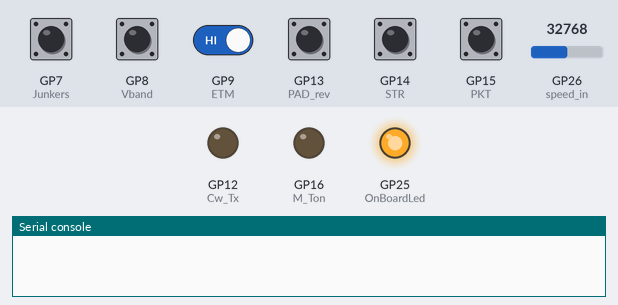
The program below on a simulated Raspberry Pi Pico running CircuitPython. Shown: output pins drawn as LEDs (lit = HIGH), the last lines printed to the serial console. Dashed ring = blinking. Inputs (shaded band) come from the test bench; at power-on: GP7 (Junkers), GP8 (Vband), GP9 (ETM), GP13 (PAD_rev), GP14 (STR), GP15 (PKT) HIGH, GP26 (speed_in) = 32768 (analog values on the 0–65535 scale). USB keyboard and mouse output is not drawn.

Above: at 3.7 s.
3.8 s: GP14 (STR) pulled LOW for 0.15 s
At 5.2 s:
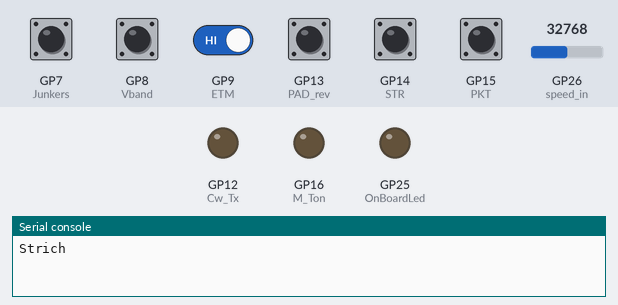
5.6 s: GP15 (PKT) pulled LOW for 1 s
At 5.95 s:
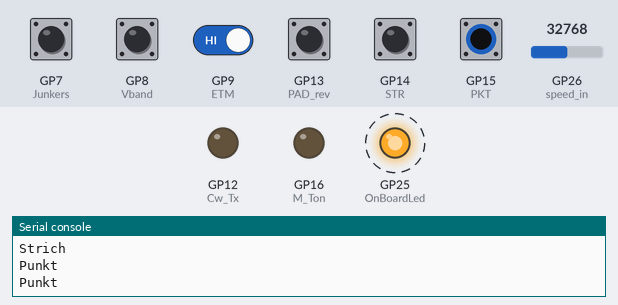
8.1 s: GP9 (ETM) driven LOW and GP14 (STR) driven LOW
At 8.25 s:
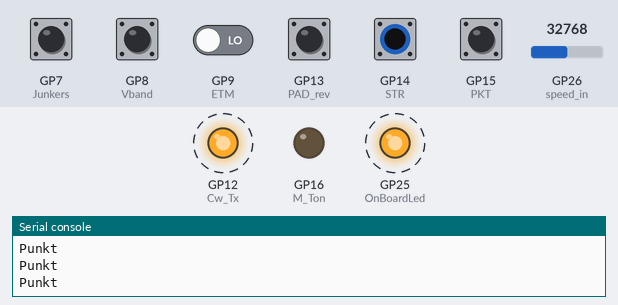
11.1 s: GP26 (speed_in) set to 19660
At 11.45 s:
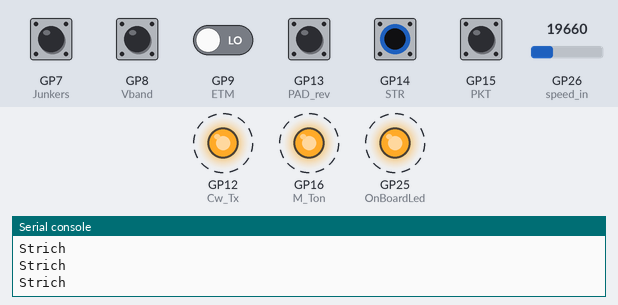
14.1 s: GP7 (Junkers) pulled LOW for 1 s
16.6 s: GP15 (PKT) pulled LOW for 0.15 s
At 17.2 s:
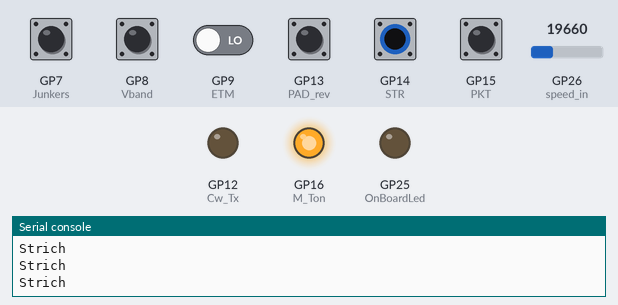
Timing chart, 0 to 19.2 s (numbered marks = the images above; inputs shaded):
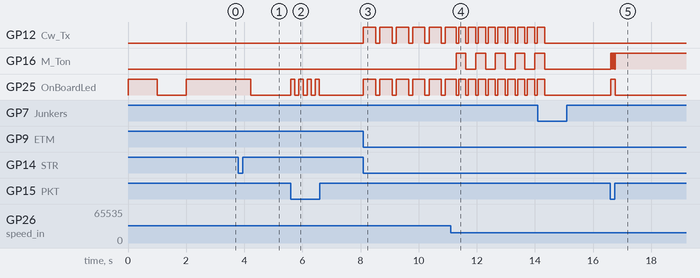

Measured:
- after the input at 3.8 s, GP25 (OnBoardLed): HIGH → LOW after 0.42 s
- after the input at 5.6 s, GP25 (OnBoardLed): alternates HIGH for 0.14 s and LOW for 0.14 s, 8 changes in all, then stays LOW, starting at once
- after the input at 8.1 s, GP12 (Cw_Tx), GP25 (OnBoardLed): alternates HIGH for 0.42 s and LOW for 0.14 s, starting at once
- after the input at 11.1 s, GP12 (Cw_Tx), GP25 (OnBoardLed): alternates HIGH for 0.25 s and LOW for 0.08 s, starting after 0.19 s
- after the input at 16.6 s, GP16 (M_Ton): alternates HIGH for 0.01 s and LOW for 0.01 s, 17 changes in all, then stays HIGH, starting at once; GP25 (OnBoardLed): LOW → HIGH at once, → LOW 0.16 s later
- by itself, GP16 (M_Ton): alternates HIGH for 0.34 s and LOW for 0.34 s

The program:

PiPicoKeyer.py
```python
# PICO-Keyer zum Ansteuern der Fernsteuersoftware für IC705
#  DL1YAR November/Dezember 2022
# circuitpython-raspberry_pi_pico-de_DE-8.0.0-alpha.1.uf2
# Punktspeicher hinzugefügt Dezember 2022
# klassische ETM 6.1.2023
# Vband-Keyer 10.1.2023
# Revers-Paddle ohne Speicher 12.1.2 es  te st 023 auswahl am Jumper GPIO15
# Junkers-Mode am 13.1.23 = Junker meets Internett
#
#  cir_CwKeyer_HID-PKTsp_Multi.py
# test 5


import board
import digitalio
import time
import usb_hid
import analogio

from analogio import AnalogIn
from adafruit_hid.keyboard import Keyboard
from adafruit_hid.keycode import Keycode

from adafruit_hid.keyboard_layout_us import KeyboardLayoutUS

kbd = Keyboard(usb_hid.devices)

# Anschlüsse
PKT = digitalio.DigitalInOut(board.GP15)  # Paddle Spitze
PKT.switch_to_input(pull=digitalio.Pull.UP)

STR = digitalio.DigitalInOut(board.GP14)  # Paddle Ring
STR.switch_to_input(pull=digitalio.Pull.UP)

PAD_rev = digitalio.DigitalInOut(board.GP13)  # Punkt-Strich tauschen
PAD_rev.switch_to_input(pull=digitalio.Pull.UP)

ETM = digitalio.DigitalInOut(board.GP9)  # Klassische SquezzeTaste
ETM.switch_to_input(pull=digitalio.Pull.UP)

Vband = digitalio.DigitalInOut(board.GP8)    # Klassische SquezzeTaste
Vband.switch_to_input(pull=digitalio.Pull.UP) # im viruellen InternettQSO

Junkers = digitalio.DigitalInOut(board.GP7)    # Klassische Junkerstaste
Junkers.switch_to_input(pull=digitalio.Pull.UP) # im viruellen InternettQSO

OnBoardLed = digitalio.DigitalInOut(board.LED) # onboard zum testenCw zum OnBoardLed
OnBoardLed.direction = digitalio.Direction.OUTPUT # onboard zum testenCw zum OnBoardLed

Cw_Tx =digitalio.DigitalInOut(board.GP12)  #Transceiver
Cw_Tx.direction = digitalio.Direction.OUTPUT #

M_Ton = digitalio.DigitalInOut(board.GP16) # Mithoertonausgang
M_Ton.direction = digitalio.Direction.OUTPUT

speed_in = AnalogIn(board.A0)

n_cw = 0  #eventuell aendern
CW   = 1  #eventuell aendern
PKT_m = 1 #Punktmerker
STR_m = 1 #Strichmerker
Z_z   = 0 #Zeichenzaehler
Cod   = 0xff #Codemuster
Zp_a   = 0   #Pausenzaehler
speed = 22
SPACE = 0
M_Ton_m = 0 #Merker Mithoerton
M_Ton_d = 0 #Dummy Mithöerton
Ton = 0


def Woab(): #Wortabstand
    global Zp_a,SPACE
    Pause()
    Zp_a +=1
    if (Zp_a >7):
        #print('  ')
        kbd.send(Keycode.SPACE)
        SPACE = 0
        Zp_a =0

def Bu_a(): #Buchstabenerkennung
    global Z_z,Cod,Pkt_m,Zp_a
    Pause()
    Zp_a = Zp_a +1
    #print('*Code ', Cod,' Zeich ',Z_z,' Zp ', Zp_a,)
    if Zp_a == 3:
        Cod =(Cod &0xFF)        #Begrenzung auf 8Bit
        #print('Bin ', bin(Cod)) #Begrenzung auf 8Bit
        #print('Code ', Cod,' Zeich ',Z_z,' Zp ', Zp_a,)
        if (Cod == 2 ) and (Z_z == 2 ):
            #print('A')
            kbd.send(Keycode.A)
        elif (Cod == 1) and (Z_z == 4 ):
            #print('B')
            kbd.send(Keycode.B)
        elif (Cod == 5) and (Z_z == 4 ):
            #print('C')
            kbd.send(Keycode.C)
        elif (Cod == 1) and (Z_z == 3 ):
            #print('D')
            kbd.send(Keycode.D)
        elif (Cod == 0) and (Z_z == 1 ):
            #print('E')
            kbd.send(Keycode.E)
        elif (Cod == 4) and (Z_z == 4 ):
            #print('F')
            kbd.send(Keycode.F)
        elif (Cod == 3) and (Z_z == 3 ):
            #print('G')
            kbd.send(Keycode.G)
        elif (Cod == 0) and (Z_z == 4 ):
            #print('H')
            kbd.send(Keycode.H)
        elif (Cod == 0) and (Z_z == 2 ):
            #print('I')
            kbd.send(Keycode.I)
        elif (Cod == 14) and (Z_z == 4 ):
            #print('J')
            kbd.send(Keycode.J)
        elif (Cod == 5) and (Z_z == 3 ):
            #print('K')
            kbd.send(Keycode.K)
        elif (Cod == 2) and (Z_z == 4 ):
            #print('L')
            kbd.send(Keycode.L)
        elif (Cod == 3) and (Z_z == 2 ):
            #print('M')
            kbd.send(Keycode.M)
        elif (Cod == 1) and (Z_z == 2 ):
            #print('N')
            kbd.send(Keycode.N)
        elif (Cod == 7) and (Z_z == 3 ):
            #print('O')
            kbd.send(Keycode.O)
        elif (Cod == 6) and (Z_z == 4 ):
            #print('P')
            kbd.send(Keycode.P)
        elif (Cod == 11) and (Z_z == 4 ):
            #print('Q')
            kbd.send(Keycode.Q)
        elif (Cod == 2) and (Z_z == 3 ):
            #print('R')
            kbd.send(Keycode.R)
        elif (Cod == 0) and (Z_z == 3 ):
            #print('S')
            kbd.send(Keycode.S)
        elif (Cod == 1) and (Z_z == 1 ):
            #print('T')
            kbd.send(Keycode.T)
        elif (Cod == 4) and (Z_z == 3 ):
            #print('U')
            kbd.send(Keycode.U)
        elif (Cod == 8) and (Z_z == 4 ):
            #print('V')
            kbd.send(Keycode.V)
        elif (Cod == 6) and (Z_z == 3 ):
            #print('W')
            kbd.send(Keycode.W)
        elif (Cod == 9) and (Z_z == 4 ):
            #print('X')
            kbd.send(Keycode.X)
        elif (Cod == 13) and (Z_z == 4 ):
            #print('Y')
            kbd.send(Keycode.Z)
        elif (Cod == 3) and (Z_z == 4 ):
            #print('Z')
            kbd.send(Keycode.Y)
        elif (Cod == 30) and (Z_z == 5 ):
            #print('1')
            kbd.send(Keycode.ONE)
        elif (Cod == 28) and (Z_z == 5 ):
            #print('2')
            kbd.send(Keycode.TWO)
        elif (Cod == 24) and (Z_z == 5 ):
            #print('3')
            kbd.send(Keycode.THREE)
        elif (Cod == 16) and (Z_z == 5 ):
            #print('4')
            kbd.send(Keycode.FOUR)
        elif (Cod == 0) and (Z_z == 5 ):
            #print('5')
            kbd.send(Keycode.FIVE)
        elif (Cod == 1) and (Z_z == 5 ):
            #print('6')
            kbd.send(Keycode.SIX)
        elif (Cod == 3) and (Z_z == 5 ):#
            #print('7')
            kbd.send(Keycode.SEVEN)
        elif (Cod == 7) and (Z_z == 5 ):#
            #print('8')
            kbd.send(Keycode.EIGHT)
        elif (Cod == 15) and (Z_z == 5 ):#
            #print('9')
            kbd.send(Keycode.NINE)
        elif (Cod == 31) and (Z_z == 5 ):
            #print('0')
            kbd.send(Keycode.ZERO)
        elif (Cod == 9) and (Z_z == 5 ):
            #print('/')
            kbd.send(Keycode.SHIFT,Keycode.SEVEN)
        elif (Cod == 42) and (Z_z == 6 ):
            #print('.')
                 kbd.send(Keycode.PERIOD)
        elif (Cod == 51) and (Z_z == 6 ):
            #print(',')
            kbd.send(Keycode.COMMA)
        elif (Cod == 12) and (Z_z == 6 ):
            #print('?')
            kbd.send(Keycode.SHIFT,Keycode.MINUS)# ?
        elif (Cod == 14) and (Z_z == 5 ):
            #print(';')
            kbd.send(Keycode.SHIFT,Keycode.COMMA)# ;
        elif (Cod == 29) and (Z_z == 5 ):
            #print('!')
            kbd.send(Keycode.SHIFT,Keycode.ONE) # !
        elif (Cod == 20) and (Z_z == 6 ):
            #print('(')
            kbd.send(Keycode.SHIFT,Keycode.NINE) #(
        elif (Cod == 45) and (Z_z == 6 ):
            #print(')')
            kbd.send(Keycode.SHIFT,Keycode.ZERO) #)
        elif (Cod == 7) and (Z_z == 6 ):
            #print(':')
            kbd.send(Keycode.SHIFT,Keycode.PERIOD)# :
        elif (Cod == 17) and (Z_z == 5 ):
            #print('=')
            kbd.send(Keycode.SHIFT,Keycode.ZERO)
        elif (Cod == 1) and (Z_z == 5 ):
            #print('+')
            kbd.send(Keycode.PLUS)
        elif (Cod == 33) and (Z_z == 6 ):
            #print('-')
            ##kbd.send(Keycode.SHIFT,Keycode.FORWARD_SLASH)# -
            kbd.send(Keycode.FORWARD_SLASH)#
        elif (Cod == 18) and (Z_z == 6 ):
            #print('"')
            kbd.send(Keycode.SHIFT,Keycode.TWO)# "
        elif (Cod == 18) and (Z_z == 5 ):
            #print('ret')    #pspps
            kbd.send(Keycode.RETURN )#Enter
        Z_z = 0
        Cod   = 0 #Codemuster
        Pause()
        Zp_a = Zp_a +1
    return

def Pause():
    global speed,Zp_a,Ton,M_Ton_m
    speed = int((speed_in.value /180))
    #speed = int((speed_in.value /350))
    while speed > 0:
        time.sleep(0.00072)
        if (M_Ton_m >0) :
            if Ton == 1:
                Ton = 0
            else :
                Ton = 1
        M_Ton.value = Ton
        speed -=1
    Zp_a +=1


def Punkt():
    #OnBoardLed.value(CW)
    global Z_z,Cod,PKT_m,Zp_a,SPACE,M_Ton_m
    OnBoardLed.value = True
    if (ETM.value == False):
        Cw_Tx.value =True
    if (Vband.value == False):
        kbd.press(Keycode.LEFT_CONTROL)
    M_Ton_m = 1
    Cod = Cod & ~(1 << Z_z)  #Bit loeschen
    print('Punkt ')
    Z_z +=1
    Pause()
    #OnBoardLed.value(n_cw)
    OnBoardLed.value = False
    Cw_Tx.value = False
    if (Vband.value == False):
        kbd.release_all()
    M_Ton_m = 0
    Pause()
    PKT_m = 1
    Zp_a = 1   #Pausenzaehler
    SPACE =1

def Strich():
    global Z_z,Cod,PKT_m,Zp_a,SPACE,M_Ton_m
    OnBoardLed.value = True
    if (ETM.value == False):
        Cw_Tx.value = True
    if (Vband.value == False):
        kbd.press(Keycode.LEFT_CONTROL)
    M_Ton_m = 1
    Pause()
    if (PKT.value == False and PAD_rev.value == True ):
        PKT_m = 0     #Punktspeicher
    Pause()
    if (PKT.value == False and PAD_rev.value == True ):
        PKT_m = 0
    Pause()
    Cod = Cod |(1 << Z_z) # Bit setzen
    print('Strich ')
    Z_z +=1
    OnBoardLed.value = False
    Cw_Tx.value = False
    if (Vband.value == False):
        kbd.release_all()
    M_Ton_m = 0
    Pause()
    Zp_a = 1   #Pausenzaehler
    SPACE = 1

def Key():
    #Junkers meets WWW
    global Ton
    OnBoardLed.value = False
    kbd.release_all()
    while True:
        if PKT.value == False :
            OnBoardLed.value  = True
            kbd.press(Keycode.LEFT_CONTROL)
            if Ton == 1:
                Ton = 0
                M_Ton.value = Ton
                time.sleep(0.001072)
            elif Ton == 0:
                Ton = 1
                M_Ton.value = Ton
                time.sleep(0.001072)
        else:
            OnBoardLed.value = False
            kbd.release_all()


OnBoardLed.value = True
time.sleep(1)
OnBoardLed.value = False
time.sleep(1)
OnBoardLed.value = True
time.sleep(0.51)
while True:
    if Junkers.value == False:
        Key()
    if STR.value == False :
        if PAD_rev.value == False:
           Punkt()
        if PAD_rev.value == True:
            Strich()

    if (PKT.value == False or PKT_m == 0):
        if PAD_rev.value == False:
            Strich()
        if PAD_rev.value == True:
            Punkt()
    if (ETM.value == True and Vband.value == True):# Bu-decoder
        if (PKT.value and STR.value and (Z_z > 0)):
            Bu_a()
        if (PKT.value and STR.value and (SPACE >0)):
            Woab()

# s 4 : 4 : e t  i i  est b de dl1yarpsek te i t test

 #5 h
```
